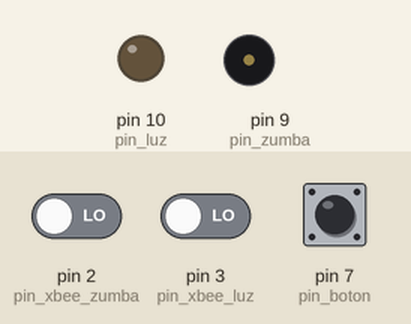
Bench run of a sketch on a simulated Arduino Uno, built with avr-gcc and run on an emulated ATmega328P. Shown: output pins drawn as LEDs (lit = HIGH), buzzer (waves = sounding, pin HIGH). The inputs (shaded band) are chosen by the test bench; at power-on: pin 2 (pin_xbee_zumba) LOW, pin 3 (pin_xbee_luz) LOW, pin 7 (pin_boton) LOW.

Above: at 1.2 s.
1.3 s: pin 2 (pin_xbee_zumba) driven HIGH
At 2.6 s:
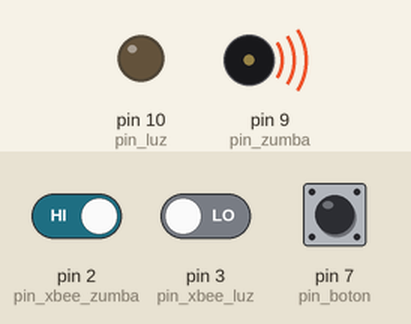
4.3 s: pin 3 (pin_xbee_luz) driven HIGH
At 5.5 s:
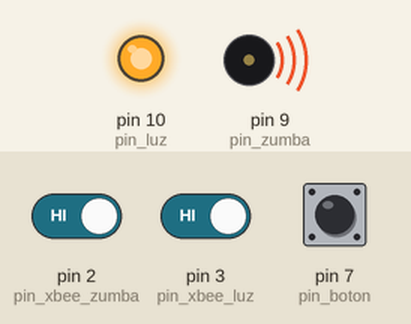
7.3 s: pin 3 (pin_xbee_luz) driven LOW
At 8.5 s:
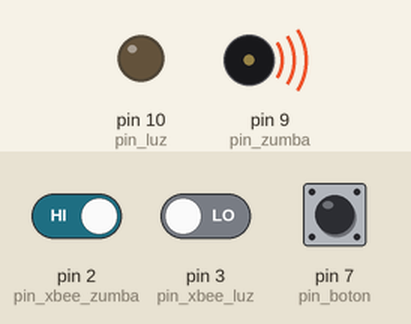
8.9 s: pin 2 (pin_xbee_zumba) driven LOW
At 10.7 s:
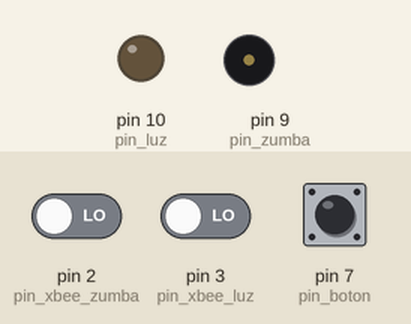
11.9 s: pin 7 (pin_boton) pulled HIGH for 3.2 s
At 12.3 s:
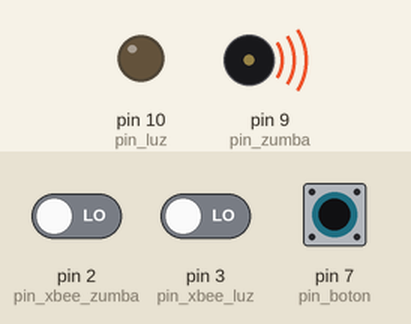
Timing chart, 0 to 16.7 s (numbered marks = the images above; inputs shaded):
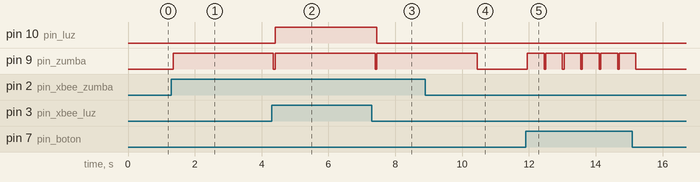

The sketch:

caja_cocina_puerta.ino
```cpp
//caja_cocina_puerta.ino

int pin_xbee_luz = 3;
int pin_xbee_zumba = 2;
int pin_luz =10;
int pin_zumba=9;
int pin_boton = 7;
int actual_luz = LOW;
int actual_zumba = LOW;

void setup() {
   Serial.begin(9600);
  // put your setup code here, to run once:
  pinMode(pin_xbee_luz, INPUT);
  pinMode(pin_xbee_zumba, INPUT);
  pinMode(pin_boton, INPUT);
  pinMode(pin_luz, OUTPUT);
  pinMode(pin_zumba, OUTPUT);
  digitalWrite(pin_luz, LOW);
  digitalWrite(pin_zumba, LOW);

}

void loop() {
	int read_luz = digitalRead(pin_xbee_luz);
	int read_zumba = digitalRead(pin_xbee_zumba);
	int read_boton = digitalRead(pin_boton);
	//Serial.print(read_luz);
	//Serial.print(" ");
	//Serial.print(read_zumba);
	//Serial.print(" ");
	//Serial.print(read_boton);
	//Serial.print(" ");
	//Serial.println("----------");
	delay(50);
	if(read_luz == 1){
		//digitalWrite(pin_luz, read_luz);
		digitalWrite(pin_luz, HIGH);
	//}
	} else {
		digitalWrite(pin_luz, LOW);
	}

	if(read_zumba == 1){
		digitalWrite(pin_zumba, HIGH);
		delay(3000);
		digitalWrite(pin_zumba, LOW);
	}
	if(read_boton == 1) {
		digitalWrite(pin_zumba, HIGH);
		delay(500);
		digitalWrite(pin_zumba, LOW);
	}


}
```

Measured:
- after the input at 1.3 s, pin 9 (pin_zumba): LOW → HIGH after 0.05 s
- after the input at 4.3 s, pin 10 (pin_luz): LOW → HIGH after 0.10 s
- after the input at 7.3 s, pin 10 (pin_luz): HIGH → LOW after 0.15 s
- after the input at 8.9 s, pin 9 (pin_zumba): goes on until 10.5 s, then stays LOW
- after the input at 11.9 s, pin 9 (pin_zumba): alternates HIGH for 0.50 s and LOW for 0.05 s, 12 changes in all, then stays LOW, starting after 0.05 s
